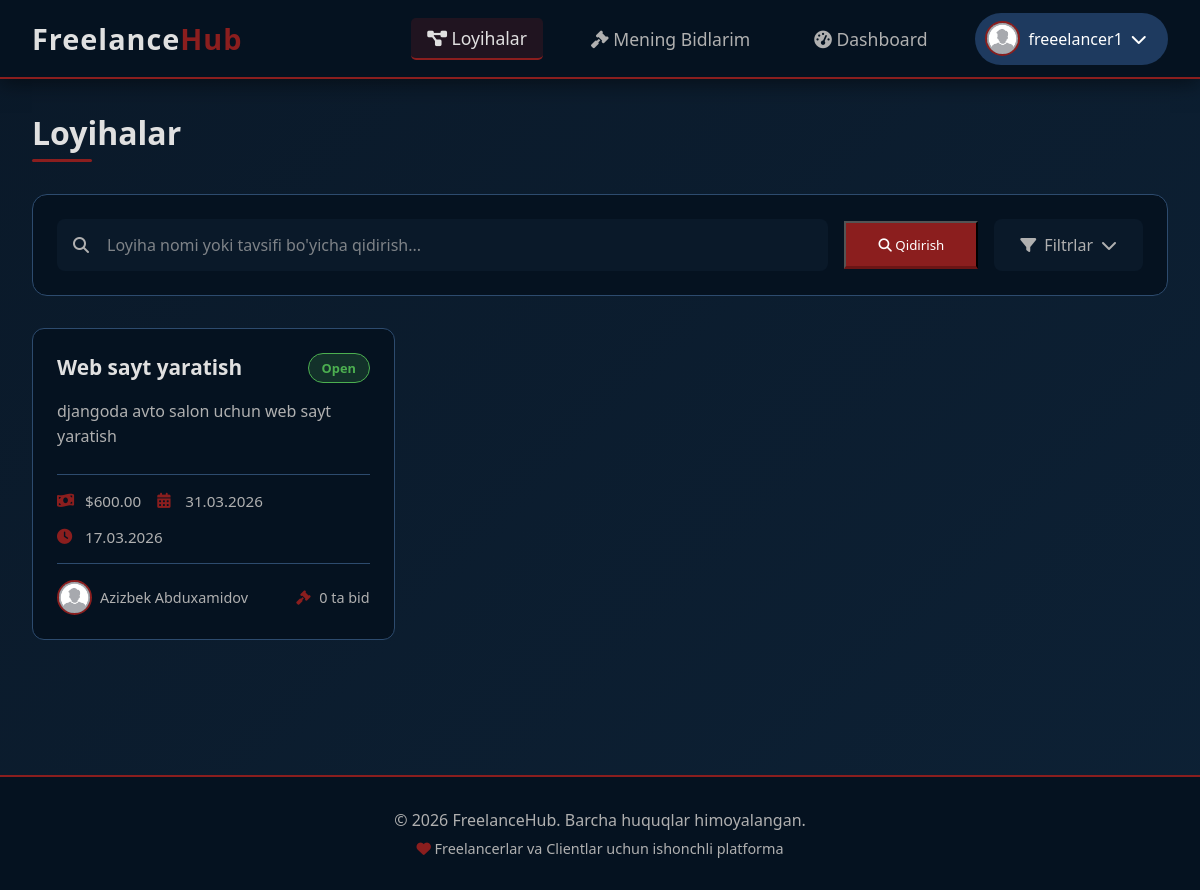
Screenshot of / (signed in) with the database file from the repository.
### accounts/models.py (models this page shows, shortened)
class User(AbstractUser):
    ROLE_CHOICES = (
        ('client', 'Client'),
        ('freelancer', 'Freelancer'),
    )
    phone_regex = RegexValidator(regex=r'^\+?998?\d{9}$')
    email = models.EmailField(  null=True, blank=True)
    phone_number = models.CharField(max_length=15,  validators=[phone_regex], blank=True,null=True)
    first_name = models.CharField(max_length=20, blank=True, null=True)
    last_name = models.CharField(max_length=20, blank=True, null=True)
    role = models.CharField(max_length=10, choices=ROLE_CHOICES, default='client')
    bio = models.TextField(blank=True, null=True)
    profile_picture = models.ImageField(upload_to='profile_pics/', blank=True, null=True, default='default.png')
    created_at = models.DateTimeField(auto_now_add=True)

### projects/models.py (models this page shows)
class Project(models.Model):
    STATUS_CHOICES = (
        ('open', 'Open'),
        ('in_progress', 'In Progress'),
        ('completed', 'Completed'),
        ('cancelled', 'Cancelled'),
    )
    client = models.ForeignKey(settings.AUTH_USER_MODEL, on_delete=models.CASCADE, related_name='projects')
    title = models.CharField(max_length=200)
    description = models.TextField()
    budget = models.DecimalField(max_digits=10, decimal_places=2)
    deadline = models.DateField()
    status = models.CharField(max_length=20, choices=STATUS_CHOICES, default='open')
    created_at = models.DateField(auto_now_add=True)
    class Meta:
        ordering = ['-created_at']

### projects/views.py (the view)
# urls.py: path("", ProjectListView.as_view(), name="project_list"),
class ProjectListView(View):
    def get(self, request):
        projects = Project.objects.filter(status='open').order_by('-created_at')
        q = request.GET.get('q')
        if q:
            projects = projects.filter(Q(title__icontains=q) | Q(description__icontains=q))
        min_budget = request.GET.get('min_budget')
        max_budget = request.GET.get('max_budget')
        if min_budget:
            projects = projects.filter(budget__gte=min_budget)
        if max_budget:
            projects = projects.filter(budget__lte=max_budget)
        sort = request.GET.get('sort', '-created_at')
        allowed_sorts = ['budget', '-budget', 'deadline', '-deadline', '-created_at']
        if sort in allowed_sorts:
            projects = projects.order_by(sort)
        else:
            projects = projects.order_by('-created_at')
        paginator = Paginator(projects, 9)
        page_number = request.GET.get('page')
        page_obj = paginator.get_page(page_number)
        return render(request, 'projects/project_list.html', {'page_obj': page_obj})

### templates/projects/project_list.html (shortened to what this page needs)
{% extends 'base.html' %}
{% block content %}
<div class="projects-header">
    <h1>Loyihalar</h1>
</div>
<div class="search-section">
    <form method="GET" action="{% url 'project_list' %}" class="search-form" id="searchForm">
        <div class="search-group">
            <i class="fas fa-search"></i>
            <input type="text" name="q" id="searchInput" placeholder="Loyiha nomi yoki tavsifi bo'yicha qidirish..." value="{{ request.GET.q }}">
        </div>
        <button type="submit" class="btn-primary" style="padding: 0.8rem 2rem;">
            <i class="fas fa-search"></i> Qidirish
        </button>
        <div class="filter-toggle" onclick="toggleFilters()">
            <i class="fas fa-filter"></i> Filtrlar
            <i class="fas fa-chevron-down" id="filterIcon"></i>
        </div>
    </form>
</div>
<div id="projectsContainer">
    {% if page_obj %}
    <div class="projects-grid">
        {% for project in page_obj %}
        <div class="project-card">
            <div class="project-header">
                <a href="{% url 'project_detail' project.id %}" class="project-title">
                    {{ project.title }}
                </a>
                <span class="project-status {{ project.status }}">
                    {{ project.get_status_display }}
                </span>
            </div>
            <p class="project-description">{{ project.description|truncatechars:150 }}</p>
            <div class="project-meta">
                <div class="meta-item">
                    <i class="fas fa-money-bill-wave"></i>
                    <span>${{ project.budget }}</span>
                </div>
                <div class="meta-item">
                    <i class="fas fa-calendar-alt"></i>
                    <span>{{ project.deadline|date:"d.m.Y" }}</span>
                </div>
                <div class="meta-item">
                    <i class="fas fa-clock"></i>
                    <span>{{ project.created_at|date:"d.m.Y" }}</span>
                </div>
            </div>
            <div class="project-footer">
                <div class="client-info">
                    <div class="client-avatar">
                        {% if project.client.profile_picture %}
                            <img src="{{ project.client.profile_picture.url }}" alt="{{ project.client.username }}">
                        {% else %}
                            <i class="fas fa-user"></i>
                        {% endif %}
                    </div>
                    <span class="client-name">{{ project.client.get_full_name|default:project.client.username }}</span>
                </div>
                <div class="bid-count">
                    <i class="fas fa-gavel"></i>
                    <span>{{ project.bids.count }} ta bid</span>
                </div>
            </div>
        </div>
        {% endfor %}
    </div>
    {% endif %}
</div>
{% endblock %}

### templates/base.html (shortened to what this page needs)
<!DOCTYPE html>
<html lang="uz">
<head>
    <link rel="stylesheet" href="https://cdnjs.cloudflare.com/ajax/libs/font-awesome/6.4.0/css/all.min.css">
</head>
<body>
    <nav class="navbar">
        <div class="nav-container">
            <div class="logo">
                <a href="{% url 'project_list' %}">Freelance<span>Hub</span></a>
            </div>
            <div class="nav-links">
                <a href="{% url 'project_list' %}" class="{% if request.resolver_match.url_name == 'project_list' %}active{% endif %}">
                    <i class="fas fa-project-diagram"></i> Loyihalar
                </a>
                {% if user.is_authenticated %}
                    {% if user.role == 'freelancer' %}
                        <a href="{% url 'my_bids' %}" class="{% if request.resolver_match.url_name == 'my_bids' %}active{% endif %}">
                            <i class="fas fa-gavel"></i> Mening Bidlarim
                        </a>
                    {% endif %}
                    <a href="{% url 'dashboard' %}" class="{% if request.resolver_match.url_name == 'dashboard' %}active{% endif %}">
                        <i class="fas fa-tachometer-alt"></i> Dashboard
                    </a>
                    <div class="user-menu">
                        <button class="user-btn">
                            {% if user.profile_picture and user.profile_picture.url %}
                                <img src="{{ user.profile_picture.url }}" alt="{{ user.username }}" class="user-avatar">
                            {% else %}
                                <div class="user-avatar-placeholder">
                                    <i class="fas fa-user"></i>
                                </div>
                            {% endif %}
                            <span class="user-name">{{ user.username }}</span>
                            <i class="fas fa-chevron-down"></i>
                        </button>
                    </div>
                {% endif %}
            </div>
        </div>
    </nav>
    <main class="main-content">
        {% block content %}{% endblock %}
    </main>
    <footer class="footer">
        <div class="footer-content">
            <p>&copy; {% now "Y" %} FreelanceHub. Barcha huquqlar himoyalangan.</p>
            <p style="margin-top: 0.5rem; font-size: 0.9rem;">
                <i class="fas fa-heart" style="color: var(--dark-red);"></i>
                Freelancerlar va Clientlar uchun ishonchli platforma
            </p>
        </div>
    </footer>
</body>
</html>

### templates/base.html (style rules this page uses)
* { margin: 0; padding: 0; box-sizing: border-box; font-family: 'Segoe UI', Tahoma, Geneva, Verdana, sans-serif; }
body { background: linear-gradient(135deg, #0a1929 0%, #0d2135 100%); min-height: 100vh; color: #e0e0e0; }
:root { --dark-blue: #0a1929; --darker-blue: #051220; --dark-red: #8b1e1e; --darker-red: #6b1515; --accent-blue: #1e3a5f; --accent-red: #a82e2e; --text-primary: #e0e0e0; --text-secondary: #b0b0b0; --border-color: #2d4b6e; }
.navbar { background: var(--darker-blue); padding: 0.8rem 2rem; box-shadow: 0 4px 20px rgba(0, 0, 0, 0.5); border-bottom: 2px solid var(--dark-red); position: sticky; top: 0; z-index: 1000; }
.nav-container { max-width: 1400px; margin: 0 auto; display: flex; justify-content: space-between; align-items: center; }
.logo a { color: var(--text-primary); font-size: 1.8rem; font-weight: 700; text-decoration: none; letter-spacing: 1px; }
.logo span { color: var(--dark-red); }
.nav-links { display: flex; gap: 2rem; align-items: center; }
.nav-links a { color: var(--text-secondary); text-decoration: none; font-size: 1.1rem; transition: all 0.3s ease; padding: 0.5rem 1rem; border-radius: 5px; }
.nav-links a:hover, .nav-links a.active { color: var(--text-primary); background: rgba(139, 30, 30, 0.2); border-bottom: 2px solid var(--dark-red); }
.user-menu { position: relative; display: inline-block; }
.user-btn { background: var(--accent-blue); color: white; border: none; padding: 0.4rem 1.2rem 0.4rem 0.5rem; border-radius: 30px; cursor: pointer; font-size: 1rem; display: flex; align-items: center; gap: 0.5rem; border: 2px solid transparent; transition: all 0.3s ease; }
.user-avatar { width: 35px; height: 35px; border-radius: 50%; object-fit: cover; border: 2px solid var(--dark-red); background: var(--dark-blue); }
.user-name { max-width: 100px; overflow: hidden; text-overflow: ellipsis; white-space: nowrap; }
.main-content { max-width: 1400px; margin: 2rem auto; padding: 0 2rem; min-height: calc(100vh - 200px); }
.btn-primary { background: var(--dark-red); color: white; border-bottom: 3px solid var(--darker-red); }
.footer { background: var(--darker-blue); padding: 2rem; margin-top: 4rem; border-top: 2px solid var(--dark-red); }
.footer-content { max-width: 1400px; margin: 0 auto; text-align: center; color: var(--text-secondary); }

### rows the page displays
User: profile_picture (placeholder picture), username "freeelancer1"
Project: title "Web sayt yaratish", status "Open", description "djangoda avto salon uchun web sayt yaratish", budget "600.00", deadline "31.03.2026", created_at "17.03.2026", client.profile_picture (placeholder picture), client.get_full_name "Azizbek Abduxamidov", bids.count "0"
